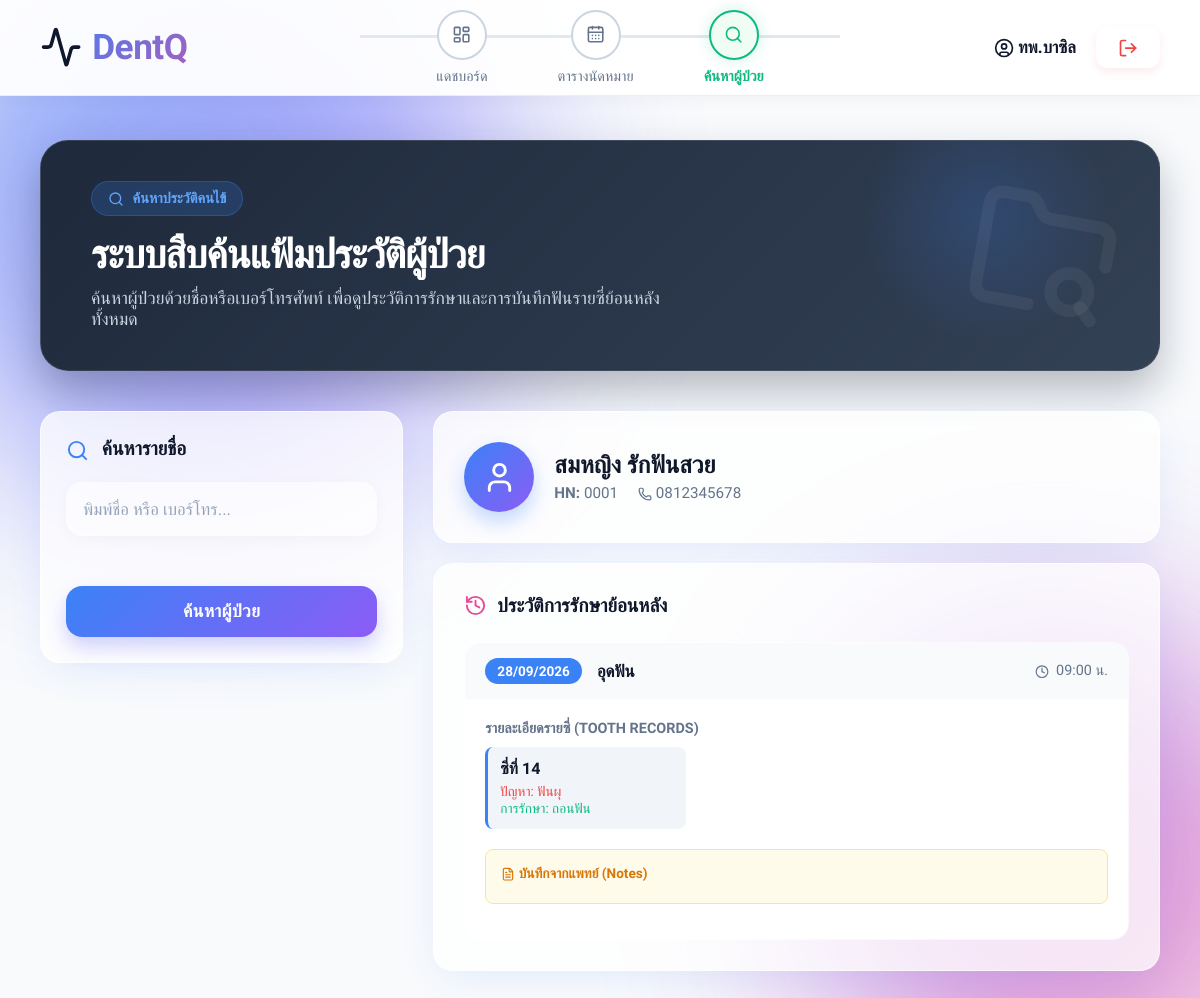
The app's page /search_patient.php?patient_id=1 (signed in) with its own data.
### tables this page shows
CREATE TABLE `patient` (
  `Patient_ID` int(11) NOT NULL,
  `Name_Surname` varchar(100) NOT NULL,
  `Phone` varchar(20) DEFAULT NULL,
  `Email` varchar(100) NOT NULL,
  `Password` varchar(255) NOT NULL
);

CREATE TABLE `appointment` (
  `Appointment_ID` int(11) NOT NULL,
  `Patient_ID` int(11) DEFAULT NULL,
  `Dentist_ID` int(11) DEFAULT NULL,
  `Service_ID` int(11) DEFAULT NULL,
  `Appt_Date` date DEFAULT NULL,
  `Time_Slot` time DEFAULT NULL,
  `Status` varchar(20) DEFAULT 'Pending'
);

CREATE TABLE `service` (
  `Service_ID` int(11) NOT NULL,
  `Service_Name` varchar(100) NOT NULL,
  `Description` text DEFAULT NULL,
  `Duration` int(11) NOT NULL,
  `Price` decimal(10,2) NOT NULL
);

CREATE TABLE `treatment_detail` (
  `Detail_ID` int(11) NOT NULL,
  `Record_ID` int(11) DEFAULT NULL,
  `Tooth_ID` int(11) DEFAULT NULL,
  `Problem_ID` int(11) DEFAULT NULL,
  `Treatment_Method_ID` int(11) DEFAULT NULL
);

CREATE TABLE `problem` (
  `Problem_ID` int(11) NOT NULL,
  `Problem_Name` varchar(100) NOT NULL
);

CREATE TABLE `treatment_method` (
  `Treatment_Method_ID` int(11) NOT NULL,
  `Treatment_Name` varchar(100) NOT NULL
);

### search_patient.php (the view, shortened to what this page needs)
<?php
require_once '../includes/db.php';
$search_keyword = "";
$selected_patient = null;
$history_records = [];
if(isset($_GET['patient_id'])) {
    $p_id = (int)$_GET['patient_id'];
    $res_p = $conn->query("SELECT * FROM Patient WHERE Patient_ID = $p_id");
    if($res_p->num_rows > 0) $selected_patient = $res_p->fetch_assoc();
    $hist_sql = "
        SELECT a.Appt_Date, a.Time_Slot, s.Service_Name, tr.Note, tr.Next_Appt_Date,
               td.Tooth_ID, prob.Problem_Name, tm.Treatment_Name
        FROM Appointment a
        JOIN Service s ON a.Service_ID = s.Service_ID
        JOIN Treatment_Record tr ON a.Appointment_ID = tr.Appointment_ID
        LEFT JOIN Treatment_Detail td ON tr.Record_ID = td.Record_ID
        LEFT JOIN Problem prob ON td.Problem_ID = prob.Problem_ID
        LEFT JOIN Treatment_Method tm ON td.Treatment_Method_ID = tm.Treatment_Method_ID
        WHERE a.Patient_ID = $p_id AND a.Status = 'Done'
        ORDER BY a.Appt_Date DESC, a.Time_Slot DESC
    ";
    $res_h = $conn->query($hist_sql);
    if($res_h) {
        while($row = $res_h->fetch_assoc()) {
            $key = $row['Appt_Date'] . '_' . $row['Time_Slot'];
            if(!isset($history_records[$key])) {
                $history_records[$key] = [
                    'date' => $row['Appt_Date'],
                    'time' => $row['Time_Slot'],
                    'service' => $row['Service_Name'],
                    'note' => $row['Note'],
                    'next_date' => $row['Next_Appt_Date'],
                    'details' => []
                ];
            }
            if($row['Tooth_ID']) {
                $history_records[$key]['details'][] = [
                    'tooth' => $row['Tooth_ID'],
                    'problem' => $row['Problem_Name'],
                    'treatment' => $row['Treatment_Name']
                ];
            }
        }
    }
}
include '../includes/header.php';
?>
<div style="background: linear-gradient(135deg, #1e293b, #334155); border-radius: 28px; padding: 40px 50px; color: white; margin-bottom: 40px; box-shadow: 0 20px 40px rgba(30, 41, 59, 0.3); position: relative; overflow: hidden; display: flex; align-items: center; justify-content: space-between; border: 1px solid rgba(255,255,255,0.1);">
    <div style="position: absolute; top: -50px; right: 50px; width: 250px; height: 250px; background: radial-gradient(circle, rgba(59, 130, 246, 0.2) 0%, transparent 70%); border-radius: 50%;"></div>
    <div style="position: relative; z-index: 1;">
        <div style="display: inline-block; background: rgba(59, 130, 246, 0.2); color: #60a5fa; padding: 8px 16px; border-radius: 20px; font-weight: 600; font-size: 0.9rem; margin-bottom: 15px; border: 1px solid rgba(59, 130, 246, 0.3);">
            <i data-lucide="search" style="width: 16px; height: 16px; margin-right: 5px;"></i> ค้นหาประวัติคนไข้
        </div>
        <h2 style="font-size: 2.5rem; font-weight: 800; margin-bottom: 10px; letter-spacing: -1px;">ระบบสืบค้นแฟ้มประวัติผู้ป่วย</h2>
        <p style="font-size: 1.1rem; color: #cbd5e1; max-width: 600px;">ค้นหาผู้ป่วยด้วยชื่อหรือเบอร์โทรศัพท์ เพื่อดูประวัติการรักษาและการบันทึกฟันรายซี่ย้อนหลังทั้งหมด</p>
    </div>
    <i data-lucide="folder-search" style="width: 150px; height: 150px; color: rgba(255,255,255,0.05); position: absolute; right: 40px; transform: rotate(10deg);"></i>
</div>
<div style="max-width: 1200px; margin: 0 auto; display: grid; grid-template-columns: 1fr 2fr; gap: 30px; align-items: start;">
    <div style="display: flex; flex-direction: column; gap: 20px;">
        <div class="booking-container" style="padding: 25px !important;">
            <h3 style="color: var(--text-main); margin-bottom: 20px; font-size: 1.2rem;"><i data-lucide="search" style="margin-right: 8px; color: var(--primary);"></i> ค้นหารายชื่อ</h3>
            <form action="search_patient.php" method="GET">
                <div class="input-group">
                    <input type="text" name="q" value="<?php echo htmlspecialchars($search_keyword); ?>" placeholder="พิมพ์ชื่อ หรือ เบอร์โทร..." required style="width: 100%; padding: 15px; border-radius: 12px; background: #f8fafc; border: 1px solid #e2e8f0; font-size: 1rem; color: var(--text-main); margin-bottom: 15px;">
                </div>
                <button type="submit" class="btn" style="width: 100%; padding: 15px; font-size: 1rem;">ค้นหาผู้ป่วย</button>
            </form>
        </div>
    </div>
    <div>
        <?php if($selected_patient): ?>
            <div class="booking-container" style="padding: 30px !important; margin-bottom: 20px; display: flex; align-items: center; gap: 20px; background: linear-gradient(to right, white, #f8fafc);">
                <div style="width: 70px; height: 70px; background: linear-gradient(135deg, var(--primary), var(--secondary)); border-radius: 50%; display: flex; align-items: center; justify-content: center; box-shadow: 0 10px 20px rgba(59, 130, 246, 0.3);">
                    <i data-lucide="user" style="width: 35px; height: 35px; color: white;"></i>
                </div>
                <div>
                    <h3 style="font-size: 1.5rem; color: var(--text-main); margin-bottom: 5px;"><?php echo htmlspecialchars($selected_patient['Name_Surname']); ?></h3>
                    <div style="display: flex; gap: 20px; color: var(--text-muted); font-size: 0.95rem;">
                        <span><strong>HN:</strong> <?php echo str_pad($selected_patient['Patient_ID'], 4, '0', STR_PAD_LEFT); ?></span>
                        <span><i data-lucide="phone" style="width: 14px;"></i> <?php echo htmlspecialchars($selected_patient['Phone']); ?></span>
                    </div>
                </div>
            </div>
            <div class="booking-container" style="padding: 30px !important;">
                <h3 style="color: var(--text-main); margin-bottom: 25px; font-size: 1.2rem; display: flex; align-items: center;"><i data-lucide="history" style="margin-right: 10px; color: var(--accent);"></i> ประวัติการรักษาย้อนหลัง</h3>
                <?php if(count($history_records) > 0): ?>
                    <div style="display: flex; flex-direction: column; gap: 20px;">
                        <?php foreach($history_records as $record): ?>
                            <div style="border: 1px solid var(--card-border); border-radius: 16px; overflow: hidden; box-shadow: var(--shadow-sm);">
                                <div style="background: #f8fafc; padding: 15px 20px; display: flex; justify-content: space-between; align-items: center; border-bottom: 1px solid var(--card-border);">
                                    <div style="display: flex; align-items: center; gap: 15px;">
                                        <div style="background: var(--primary); color: white; padding: 5px 12px; border-radius: 20px; font-size: 0.85rem; font-weight: 700;">
                                            <?php echo date('d/m/Y', strtotime($record['date'])); ?>
                                        </div>
                                        <h4 style="font-size: 1.05rem; color: var(--text-main); margin: 0;"><?php echo htmlspecialchars($record['service']); ?></h4>
                                    </div>
                                    <div style="color: var(--text-muted); font-size: 0.9rem;">
                                        <i data-lucide="clock" style="width: 14px; margin-right: 4px;"></i> <?php echo date('H:i', strtotime($record['time'])); ?> น.
                                    </div>
                                </div>
                                <div style="padding: 20px; background: white;">
                                    <?php if(count($record['details']) > 0): ?>
                                        <div style="margin-bottom: 20px;">
                                            <h5 style="font-size: 0.9rem; color: var(--text-muted); margin-bottom: 10px; text-transform: uppercase;">รายละเอียดรายซี่ (Tooth Records)</h5>
                                            <div style="display: grid; grid-template-columns: repeat(auto-fill, minmax(200px, 1fr)); gap: 10px;">
                                                <?php foreach($record['details'] as $det): ?>
                                                    <div style="background: #f1f5f9; padding: 12px; border-radius: 8px; border-left: 3px solid var(--primary);">
                                                        <strong style="color: var(--text-main); display: block; margin-bottom: 5px;">ซี่ที่ <?php echo htmlspecialchars($det['tooth']); ?></strong>
                                                        <span style="font-size: 0.85rem; color: #ef4444; display: block;">ปัญหา: <?php echo htmlspecialchars($det['problem']); ?></span>
                                                        <span style="font-size: 0.85rem; color: #10b981; display: block;">การรักษา: <?php echo htmlspecialchars($det['treatment']); ?></span>
                                                    </div>
                                                <?php endforeach; ?>
                                            </div>
                                        </div>
                                    <?php endif; ?>
                                    <div style="background: #fffbeb; border: 1px solid #fde68a; padding: 15px; border-radius: 8px; margin-bottom: 15px;">
                                        <h5 style="font-size: 0.85rem; color: #d97706; margin-bottom: 5px;"><i data-lucide="file-text" style="width: 14px;"></i> บันทึกจากแพทย์ (Notes)</h5>
                                    </div>
                                </div>
                            </div>
                        <?php endforeach; ?>
                    </div>
                <?php endif; ?>
            </div>
        <?php endif; ?>
    </div>
</div>
<?php include '../includes/footer.php'; ?>

### style.css (style rules this page uses)
:root { --primary: #3b82f6; --primary-hover: #2563eb; --secondary: #8b5cf6; --accent: #ec4899; --bg-color: #f8fafc; --card-bg: rgba(255, 255, 255, 0.75); --card-border: rgba(255, 255, 255, 0.6); --text-main: #0f172a; --text-muted: #64748b; --shadow-soft: 0 10px 40px -10px rgba(59, 130, 246, 0.15); --shadow-hover: 0 20px 40px -5px rgba(139, 92, 246, 0.2); }
* { margin: 0; padding: 0; box-sizing: border-box; font-family: 'Prompt', 'Inter', sans-serif; }
.lucide { vertical-align: middle; width: 1.2em; height: 1.2em; }
body { background-color: var(--bg-color); color: var(--text-main); min-height: 100vh; display: flex; flex-direction: column; align-items: center; justify-content: center; overflow-x: hidden; position: relative; }
body::before, body::after { content: ''; position: fixed; border-radius: 50%; filter: blur(100px); z-index: -1; animation: blobMove 15s infinite alternate cubic-bezier(0.4, 0, 0.2, 1); opacity: 0.6; }
body::before { width: 600px; height: 600px; background: linear-gradient(135deg, var(--primary), var(--secondary)); top: -100px; left: -100px; }
body::after { width: 500px; height: 500px; background: linear-gradient(135deg, var(--secondary), var(--accent)); bottom: -100px; right: -100px; animation-delay: -5s; animation-duration: 20s; }
.input-group { margin-bottom: 25px; width: 100%; position: relative; }
.input-group input, .input-group select, .input-group textarea { width: 100%; padding: 16px 20px; background: rgba(255, 255, 255, 0.6) !important; border: 2px solid transparent !important; border-radius: 16px !important; color: var(--text-main) !important; font-size: 1.05rem !important; outline: none !important; transition: all 0.3s cubic-bezier(0.4, 0, 0.2, 1) !important; box-shadow: 0 4px 15px rgba(0,0,0,0.03) !important; font-weight: 500; }
.input-group input::placeholder, .input-group textarea::placeholder { color: #94a3b8 !important; font-weight: 400; }
.btn { width: 100%; padding: 16px 24px; background: linear-gradient(135deg, var(--primary) 0%, var(--secondary) 100%) !important; color: #ffffff !important; border: none !important; border-radius: 16px !important; font-size: 1.1rem !important; font-weight: 700 !important; cursor: pointer !important; transition: all 0.3s cubic-bezier(0.4, 0, 0.2, 1) !important; box-shadow: 0 10px 20px rgba(99, 102, 241, 0.3) !important; margin-top: 10px !important; display: inline-block !important; text-align: center !important; text-decoration: none !important; letter-spacing: 0.5px; position: relative; overflow: hidden; z-index: 1; }
.btn::before { content: ''; position: absolute; top: 0; left: 0; width: 100%; height: 100%; background: linear-gradient(135deg, var(--secondary) 0%, var(--accent) 100%); opacity: 0; transition: opacity 0.3s ease; z-index: -1; }
.booking-container { background: var(--card-bg) !important; backdrop-filter: blur(15px); border: 1px solid var(--card-border) !important; box-shadow: var(--shadow-soft) !important; border-radius: 20px !important; padding: 25px; }

### records on screen
patient: Name_Surname "สมหญิง รักฟันสวย", Patient_ID "0001", Phone "0812345678"
appointment: Appt_Date "28/09/2026", Service_ID.Service_Name "อุดฟัน", Time_Slot "09:00", treatment_detail.Tooth_ID "14", problem.Problem_Name "ฟันผุ", treatment_method.Treatment_Name "ถอนฟัน"

### other values on screen
$_SESSION['user_name'] "ทพ.บาซิล"
